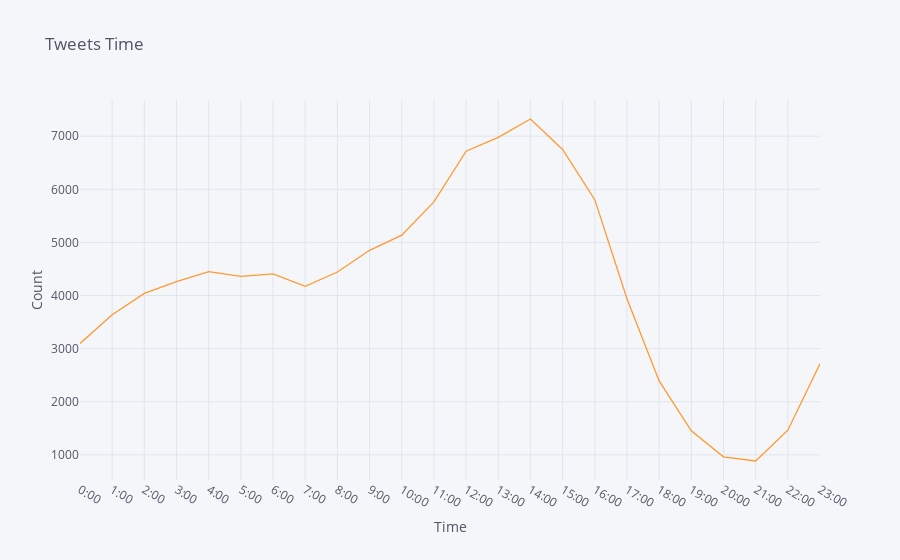

Here is the notebook cell this chart was saved with:
### Markdown cell above
Now that I pretty much know the choice of words used by the tweeters, the next question is when did they tweets. My guess would probably late at night but let's see.

### Code cell
data['Date']=pd.to_datetime(data['Date']) # convert to datetime data type
data['hour'] = data.Date.dt.hour  # extracting only the hour
df_hr=pd.DataFrame(data['hour'].value_counts().reset_index()) # create a separate dataframe to get the frequency for each hour
df_hr.columns=['Hour','count'] # setting the columns
df_hr=df_hr.sort_values(by=['Hour']) # sort by ascending order to track the movement
df_hr['Hour']=[str(x)+':00' for x in df_hr['Hour']]
df_hr.set_index('Hour')
df_hr.iplot(x='Hour',y='count',title='Tweets Time',xTitle='Time',yTitle='Count')

### Figure 1 — Plotly figure (JSON) as saved in the notebook; plotly's stock layout.template omitted (floating-point values rounded to 4 significant figures)
{"data": [{"line": {"color": "rgba(255, 153, 51, 1.0)", "dash": "solid", "shape": "linear", "width": 1.3}, "mode": "lines", "name": "count", "text": "", "type": "scatter", "x": ["0:00", "1:00", "2:00", "3:00", "4:00", "5:00", "6:00", "7:00", "8:00", "9:00", "10:00", "11:00", "12:00", "13:00", "14:00", "15:00", "16:00", "17:00", "18:00", "19:00", "20:00", "21:00", "22:00", "23:00"], "y": [3097, 3637, 4039, 4262, 4450, 4359, 4407, 4173, 4443, 4851, 5136, 5764, 6717, 6978, 7324, 6750, 5805, 3940, 2391, 1452, 963, 884, 1464, 2714]}], "layout": {"legend": {"bgcolor": "#F5F6F9", "font": {"color": "#4D5663"}}, "paper_bgcolor": "#F5F6F9", "plot_bgcolor": "#F5F6F9", "title": {"font": {"color": "#4D5663"}, "text": "Tweets Time"}, "xaxis": {"gridcolor": "#E1E5ED", "showgrid": true, "tickfont": {"color": "#4D5663"}, "title": {"font": {"color": "#4D5663"}, "text": "Time"}, "zerolinecolor": "#E1E5ED"}, "yaxis": {"gridcolor": "#E1E5ED", "showgrid": true, "tickfont": {"color": "#4D5663"}, "title": {"font": {"color": "#4D5663"}, "text": "Count"}, "zerolinecolor": "#E1E5ED"}}}
